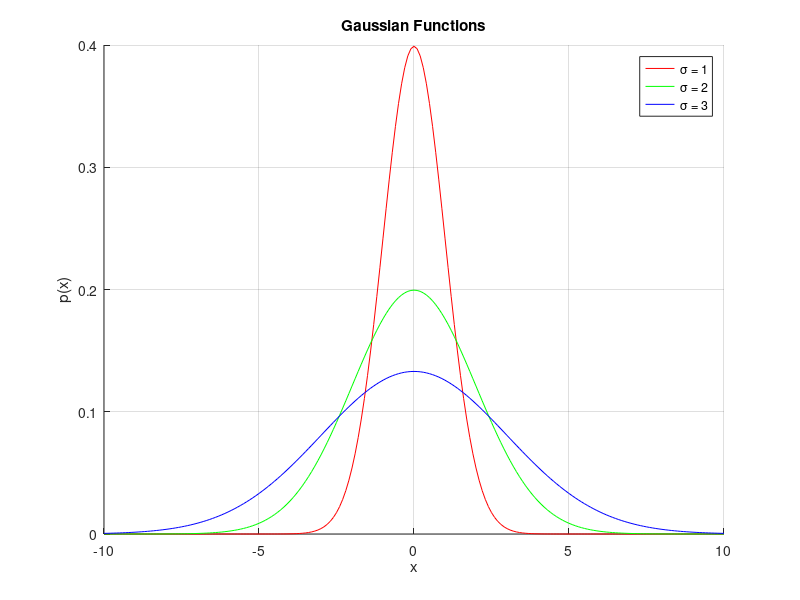

Reproduce this figure in MATLAB.
clear, close all
x = -10:0.1:10;

a = 0;

sigma1 = 1;
sigma2 = 2;
sigma3 = 3;

p1 = (1/(sigma1 * sqrt(2*pi))) * exp(-((x-a).^2) / (2*sigma1^2));
p2 = (1/(sigma2 * sqrt(2*pi))) * exp(-((x-a).^2) / (2*sigma2^2));
p3 = (1/(sigma3 * sqrt(2*pi))) * exp(-((x-a).^2) / (2*sigma3^2));

figure;
hold on;
grid on
plot(x, p1, 'r', 'DisplayName', '\sigma = 1');
plot(x, p2, 'g', 'DisplayName', '\sigma = 2');
plot(x, p3, 'b', 'DisplayName', '\sigma = 3');
legend show;
title('Gaussian Functions');
xlabel('x');
ylabel('p(x)');
hold off;
